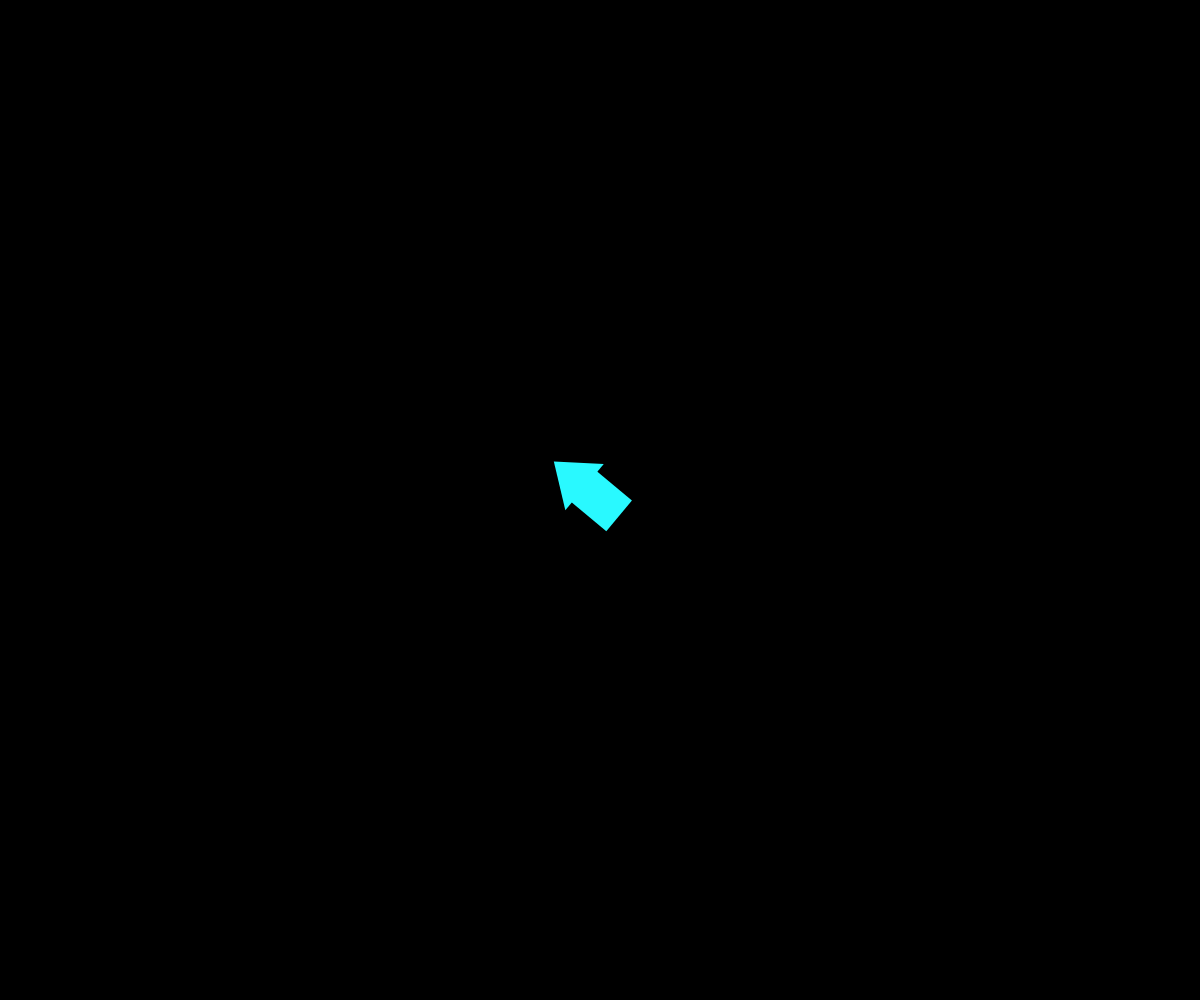
Frame 1 (no input)
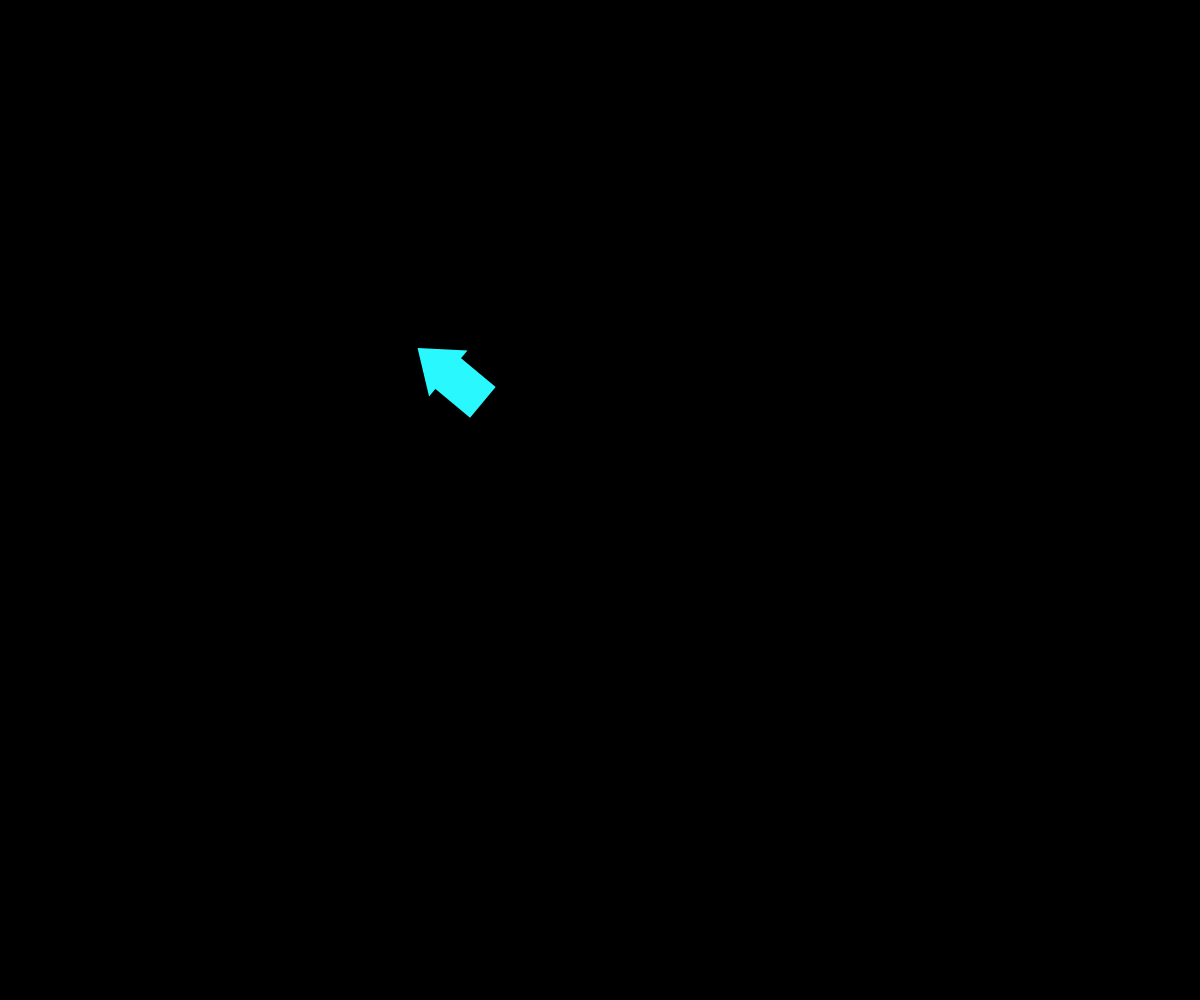
Frame 60 (no input)
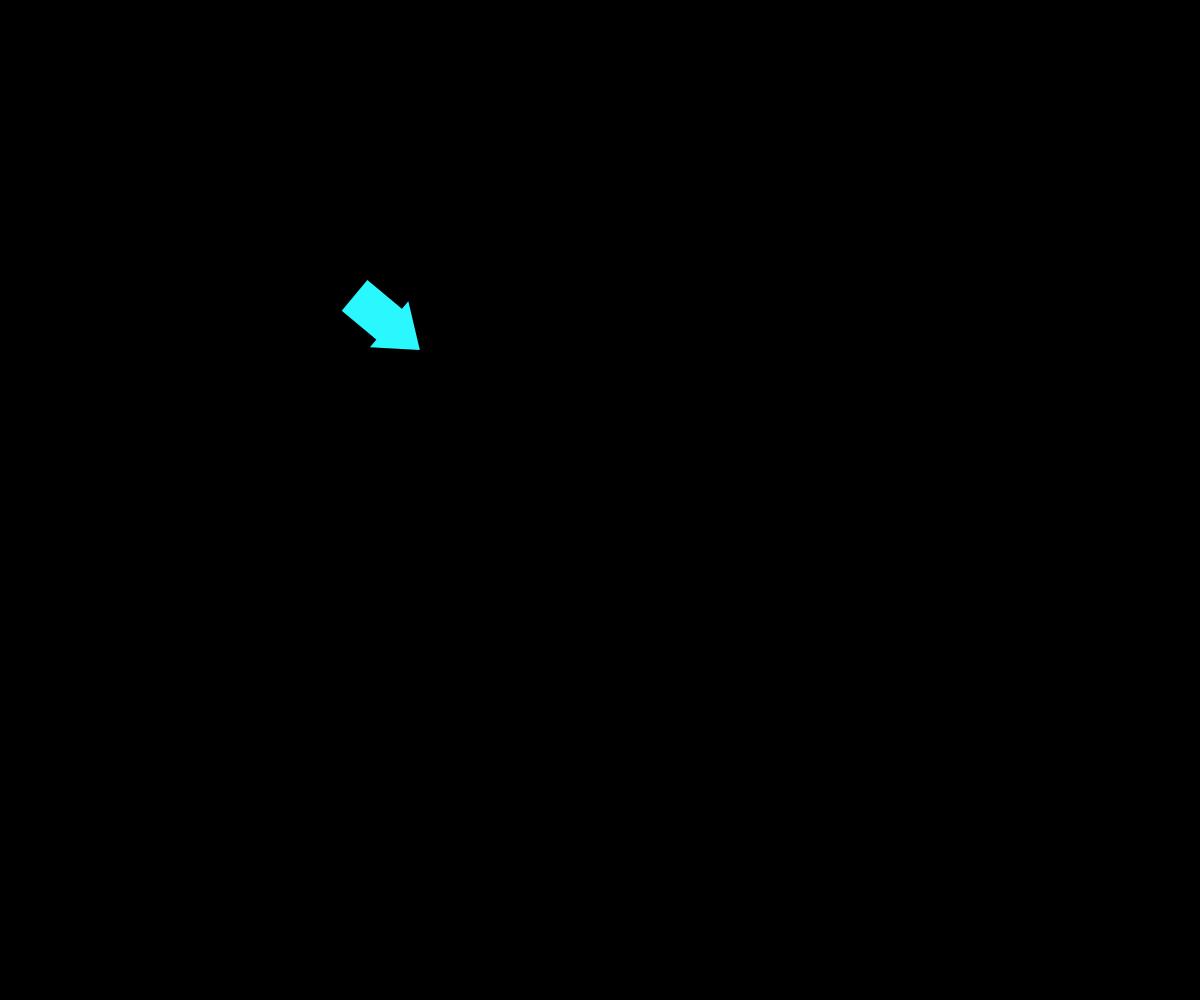
Frame 120 (the mouse pressed at the canvas centre since frame 60)

The p5.js sketch that drew these frames (run headless with seeded random() and noise() and a simulated clock; from frame 60 on, the mouse is pressed at the canvas centre):

// p5.js sketch
// ── sketch.js
var thing;

function setup() {
    createCanvas(windowWidth, windowHeight);
    thing = new Thingy();
}

function draw () {
    background('black');

    thing.frame();
}



/********************************/
/* Thingy */
/********************************/

function Thingy() {
    this.loc = createVector(width/2,height/2);
    this.vel = createVector(0,0);
    this.angle = 0;
}

Thingy.prototype.frame = function(){
    this.update();
    this.display();
};


Thingy.prototype.update = function(){

    // move the thingy
    this.acc = createVector(mouseX, mouseY );
    this.acc.sub(this.loc);
    this.acc.normalize();
    this.acc.mult(0.1);
    this.vel.add(this.acc);
    this.vel.limit(5);
    this.loc.add(this.vel);

    // find the thingy's angle
    // this.angle = atan2(this.acc.y, this.acc.x);
    this.angle = this.vel.heading();


};


Thingy.prototype.display = function(){

    push();
    translate(this.loc.x, this.loc.y);
    rotate(this.angle);
    fill( 'rgb(41, 249, 255)' );
    noStroke();
    rectMode(CENTER);
    rect( 0, 0, 50, 40 );
    triangle(20, -30, 20, 30, 60, 0);
    pop();

};
